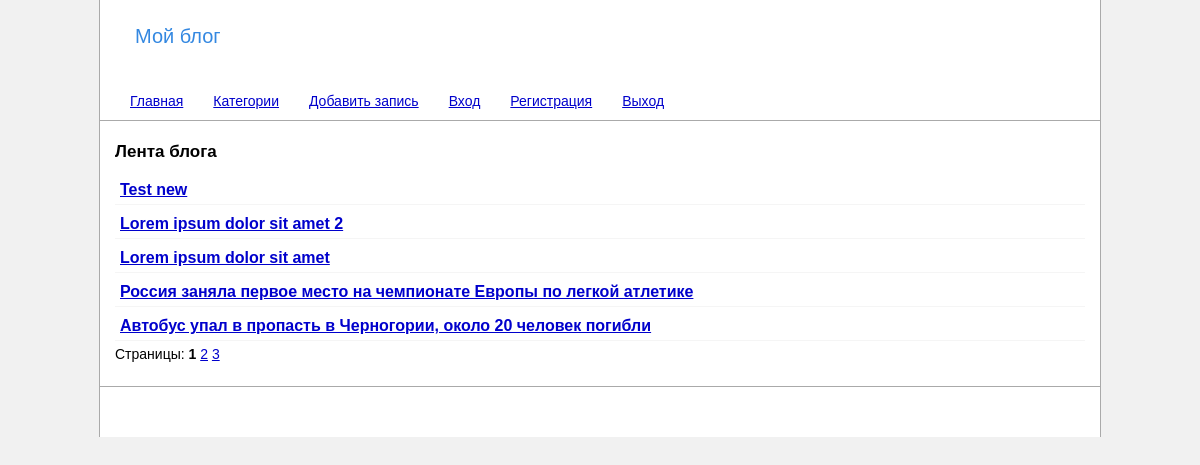
The app's page /, older data.
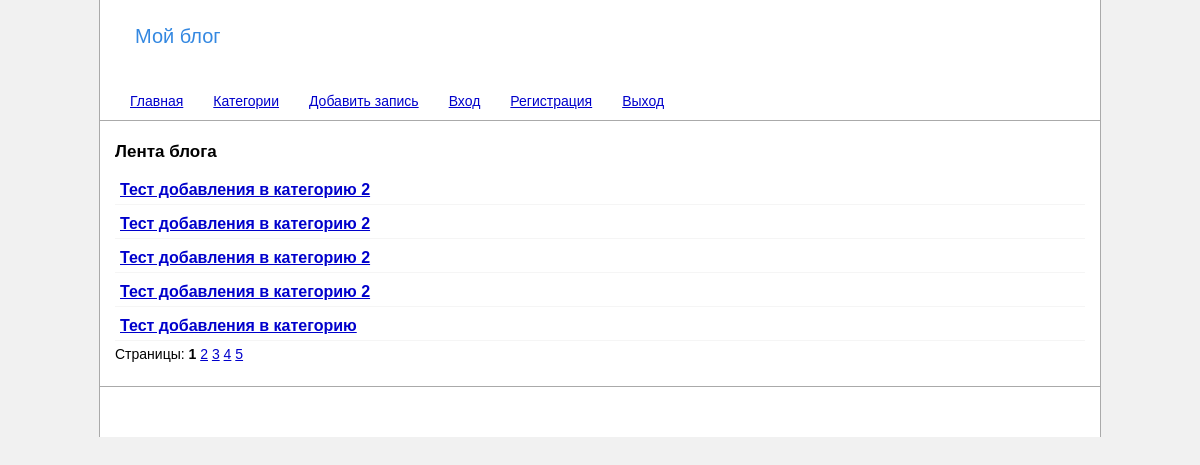
The same page, newer data.
### tables this page shows
CREATE TABLE IF NOT EXISTS `posts` (
  `id` int(11) NOT NULL AUTO_INCREMENT,
  `name` varchar(255) NOT NULL,
  `content` text NOT NULL,
  `category_id` int(11) NOT NULL,
  `cleanurl` varchar(255) NOT NULL,
  `author_login` varchar(255) NOT NULL,
  `time` datetime NOT NULL,
  PRIMARY KEY (`id`)
);

### web/application/core/view.php (called while the page is built)
<?php
class View
{
    function generate($content_view, $template_view, $data = null)
    {
		include 'application/views/'.$template_view;
    }
}

### web/application/controllers/controller_main.php (called while the page is built, shortened)
<?php
class Controller_Main extends Controller
{
	function __construct()
    {
        $this->model = new Model_Main();
        $this->view = new View();
    }
    function action_index()
    {
        $data = $this->model->get_data();
        $this->view->generate('main_view.php', 'template_view.php', $data);
    }
}

### web/application/bootstrap.php (called while the page is built, shortened)
<?php
require_once 'core/model.php';
require_once 'core/view.php';
require_once 'core/sql.php';
Route::start();

### web/index.php (called while the page is built, shortened)
<?php
require_once 'application/bootstrap.php';

### web/application/core/sql.php (called while the page is built, shortened)
<?php
class Base {
    private $base;
    function __construct()
    {
		$file = parse_ini_file("/application/conf.ini");
		$this->host = $file['host'];
		$this->baseName = $file['baseName'];
		$this->user = $file['user'];
		$this -> base = new PDO("mysql:host=".$this->host.";dbname=".$this->baseName, $this->user);
		$this -> base -> query("set names utf8");
    }
	function getPosts($start, $end)
	{
		$sql = 'SELECT * FROM posts ORDER BY id DESC LIMIT :start, :end';
		$sql = $this -> base -> prepare($sql);
		$sql -> bindParam (':start',$start,PDO::PARAM_INT);
		$sql -> bindParam (':end',$end,PDO::PARAM_INT);
		$sql -> execute();
		$posts = $sql -> fetchAll();
		return $posts;
	}
}

### web/application/models/model_main.php (called while the page is built, shortened)
<?php
class Model_Main extends Model
{
    public function get_data()
    {
		$url = $_SERVER['REQUEST_URI'];
		if ($url == '/' or $url == '/main')
		{
			$page = 1;
		}
		$n = $this -> base -> countPosts();
		$postsOnPage = $this->numPosts;
		$postStart = ($page - 1)*$postsOnPage;
		$numPages = ceil($n/$postsOnPage);
		$posts = $this -> base -> getPosts($postStart, $postsOnPage);
		$data['title'] = 'Главная страница';
		$data['posts'] = $posts;
		$data['page'] = $page;
		$data['maxpage'] = $numPages;
		return $data;
    }
}

### web/application/core/model.php (called while the page is built, shortened)
<?php
class Model
{
	function __construct()
	{
		$this -> base = new Base;
		$file = parse_ini_file("/application/conf.ini");
		$this->numPosts = (int)$file['numPosts'];
	}
}

### web/application/views/main_view.php (the view)
<h1>Лента блога</h1>
<p>
<?php
    foreach($data['posts'] as $row)
    {
		echo "<div class=\"posts\"><a href=\"/post/".$row['cleanurl']."\">".$row['name']."</a></div>";
    }
    echo "Страницы: ";
	for ($i = 1; $i <= $data['maxpage']; $i++)
	{
		if ($data['page'] == $i)
			echo "<b>".$i."</b> ";
		else
			echo "<a href=\"/main/".$i."\">".$i."</a> ";
	}
?>
</p>

Row changes from the older to the newer data that the page shows:
removed posts: name "Test new"
no longer on this page (row edited): posts: name "Lorem ipsum dolor sit amet 2"
no longer on this page (row edited): posts: name "Lorem ipsum dolor sit amet"
no longer on this page (row edited): posts: name "Россия заняла первое место на чемпионате Европы по легкой атлетике"
no longer on this page (row edited): posts: name "Автобус упал в пропасть в Черногории, около 20 человек погибли"
added posts: name "Тест добавления в категорию 2"
added posts: name "Тест добавления в категорию 2"
added posts: name "Тест добавления в категорию 2"
added posts: name "Тест добавления в категорию 2"
added posts: name "Тест добавления в категорию"
Text that changed along with them:
new list line: "4"
new list line: "5"
